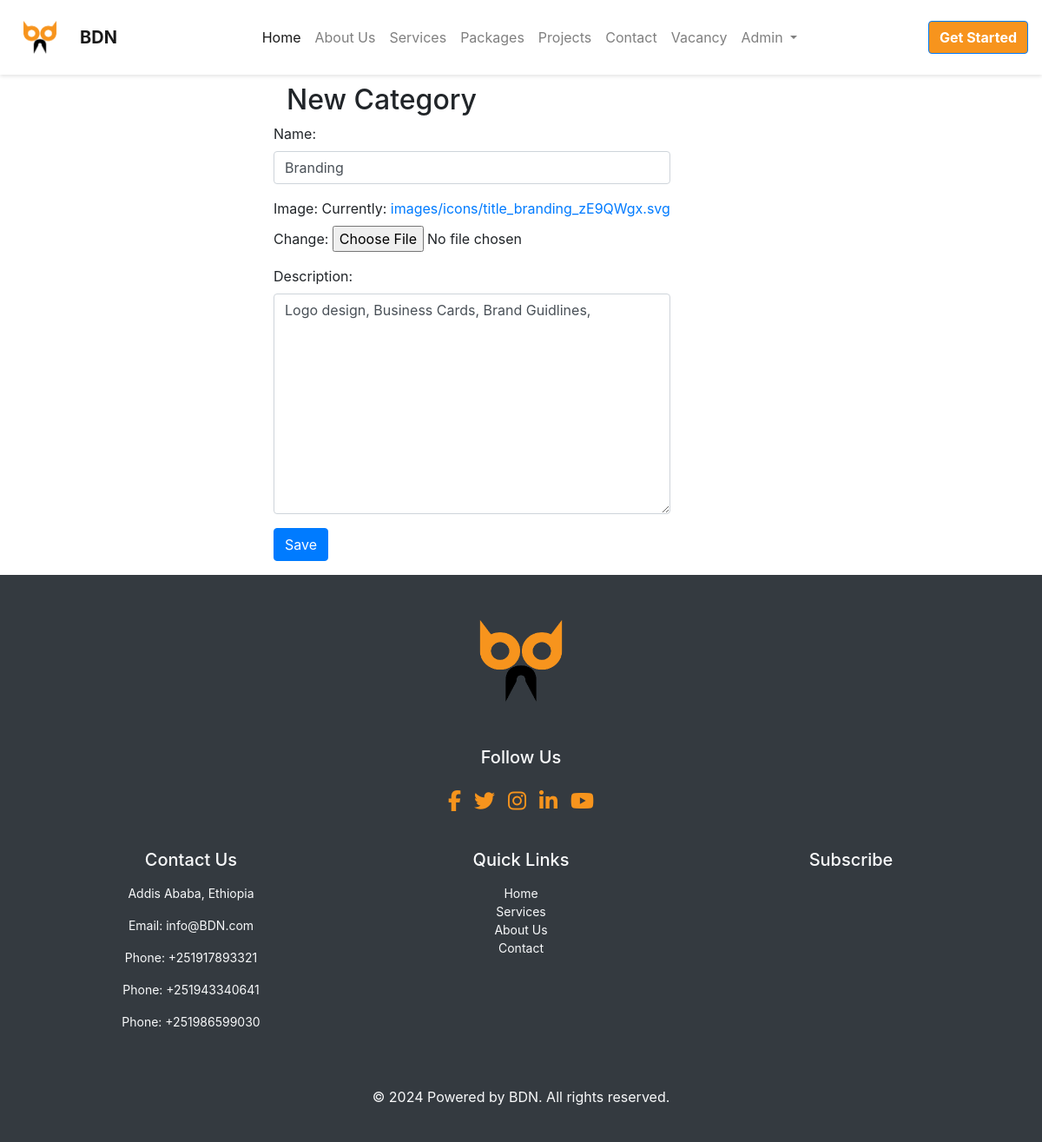
The page /package/category/2/edit (signed in) on the database its author committed.
### package/models.py (models this page shows, shortened)
class Category(models.Model):
    name=models.CharField(max_length=200)
    image=models.FileField(upload_to='images/icons' , validators=[FileExtensionValidator(['svg'])])
    description = models.TextField(max_length=1000, null=True,blank=True)

### package/views.py (the view)
# urls.py: path('category/<int:pk>/edit', views.CategoryUpdateView.as_view(), name='category_edit'),
class CategoryUpdateView(LoginRequiredMixin, UpdateView):
    login_url = '/accounts/login/'
    redirect_field_name = 'package/category_list.html'
    form_class = CategoryForm
    model = Category
    @method_decorator(user_passes_test(lambda u: u.is_superuser))
    def dispatch(self, *args, **kwargs):
        return super().dispatch(*args, **kwargs)

### package/forms.py
class CategoryForm(forms.ModelForm):
    class Meta():
        model = Category
        fields = ['name',  'image','description']
        image = forms.FileField(
            validators=[FileExtensionValidator(['svg'])]
        )
        widgets = {
            'name': forms.TextInput(attrs={'class': 'form-control  textinputclass', 'placeholder': 'name'}),
            'description': forms.Textarea(
                attrs={'class': 'form-control editable medium-editor-textarea textinputclass',
                       'placeholder': 'description'}),
        }

### package/templates/package/category_form.html (shortened to what this page needs)
{% extends 'base.html' %}
{% block content %}
<div class="container mt-5 pt-5">
        <div class="row justify-content-center">
            <div class="col-md-6">
                <h2 id="form-title">New Category</h2>
                <form method="POST" enctype="multipart/form-data"  class="row g-3 align-items-center post-form" >
                    <div class="mb-3">
                        {{form.as_p}}
                        <button type="submit" class="btn btn-primary save btn btn-default loader">Save</button>
                    </div>
                </form>
            </div>
        </div>
</div>
{% endblock %}

### static/bdnpage/css/styles.css (style rules this page uses)
html { scroll-behavior: smooth; }
body { font-family: "Roboto", sans-serif; }
.btn-primary { background: #ff8c00; border: none; padding: 12px 25px; border-radius: 5px; font-weight: 600; transition: all 0.3s ease; }

### rows shown on the page
Category: name "Branding", description "Logo design, Business Cards, Brand Guidlines,"
